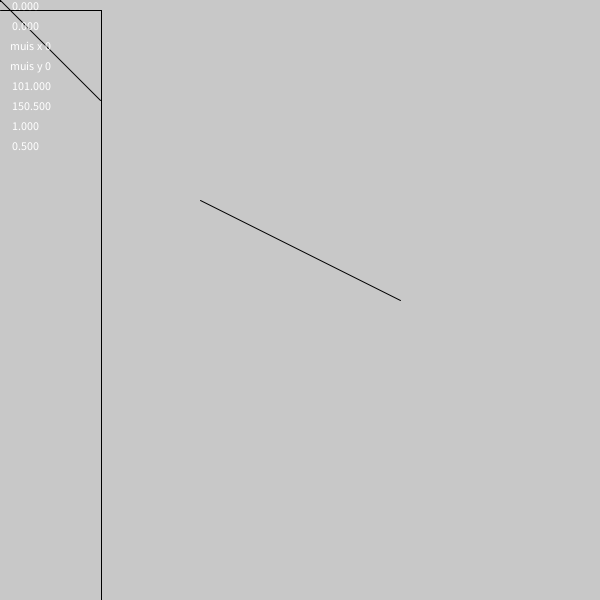
Frame 1 (no input)
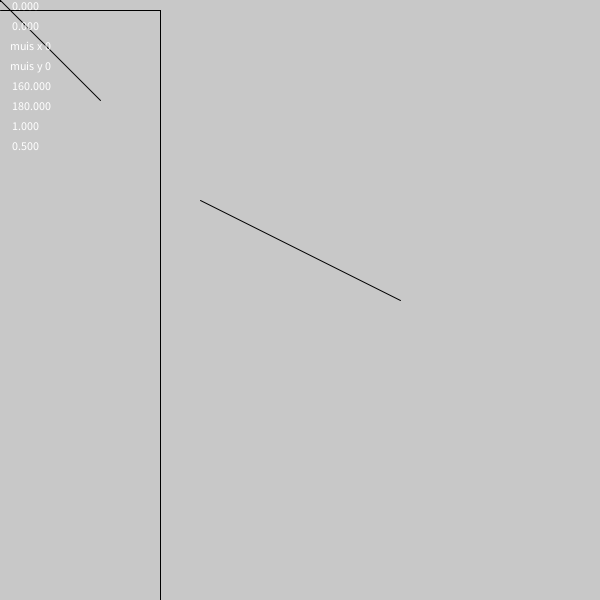
Frame 60 (the mouse pressed at the canvas centre just before this capture)
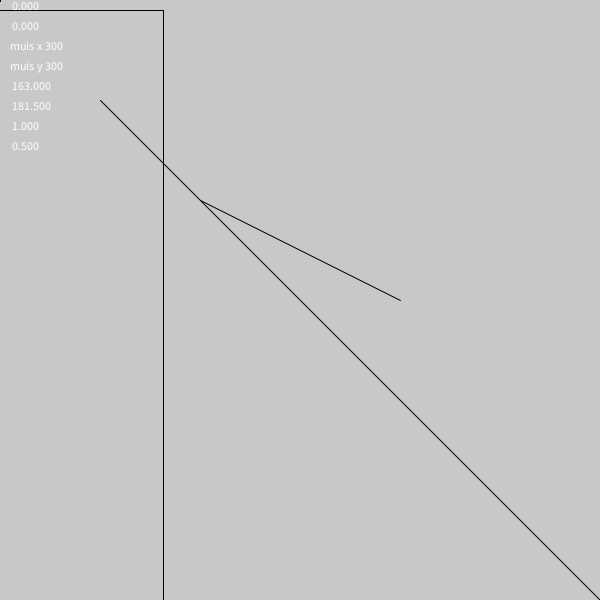
Frame 120 (the mouse held since frame 60 and released just before this capture)

The Processing sketch that drew these frames (run headless with seeded random() and noise(); from frame 60 on, the mouse is pressed at the canvas centre):

// Processing sketch: Reflection
// ── Reflection.pde
float x1 = 100, x2, x3, x4, x5, x6;
float y1 = 100, y2, y3, y4, y5, y6;
float lineX1 = 200, lineX2 = 400, lineX3, lineX4;
float lineY1 = 200, lineY2 = 300, lineY3, lineY4;
float addLength = 4;
float xc = x1;
float meetX1, meetY1;
float offset = 1;
boolean slowMotion = false;
float speed = 1;
float pressed = 0;
float f1y;
float f2y;
  
void setup() {
  size(600, 600);
  frameRate(30);
  //translate(300, 300);
}
void draw() {
  //slow motion
  pressed += 1;
  if(mousePressed == true && pressed > 60) {
    if (!slowMotion) {
      speed = 0.05;
      slowMotion = true;
      pressed = 0;
    }
    else if (pressed > 60){
      speed = 1;
      slowMotion = false;
      pressed = 0;
    }
    
  }
  background(200);
  //Lijn van x1, y1 naar muis en verder
  float mouseX2 = addLength*mouseX-x1*(addLength-1); 
  float mouseY2 = addLength*mouseY-y1*(addLength-1); 
  line(x1, y1, mouseX2, mouseY2);
  //test f1y en f2y
  line(meetX1, f1y - offset, meetX1, f1y + offset);
  line(meetX1, f2y - offset, meetX1, f2y + offset);
  
  line(lineX1, lineY1, lineX2, lineY2);
  
  //Lijn collision
  //float xc = y1;
  
  xc += speed;
  if (xc >= width) {
    xc = 0;
  }
  line(0, 10, xc, 10);
  line(xc, 10, xc, 1000);
  float rc1 = ((mouseY - y1)/( mouseX - x1));
  float rc2 = ((lineY2 - lineY1)/(lineX2 - lineX1));
  
  //bij de 1e klopt de berekening niet
  //bij de 2e komt er 100 bij ie er niet bij moet
  
  float f1y = rc1*xc;
  float f2y = rc2*xc + lineY1 - y1;
  if (f1y >= f2y - offset && f1y <= f2y + offset) {
    meetX1 = xc;
    meetY1 = rc2*meetX1 + lineY1;
  }
  line(meetX1, meetY1-y1, meetX1 - ((-1/rc1)-1/rc2)*100, meetY1 - y1 - 100);
  
  text(meetX1, 10, 10);
  text(meetY1, 10, 30);
  text("muis x " + mouseX, 10, 50);
  text("muis y " + mouseY, 10, 70);
  text(f1y, 10, 90);
  text(f2y, 10, 110);
  text(rc1, 10, 130);
  text(rc2, 10, 150);
}
